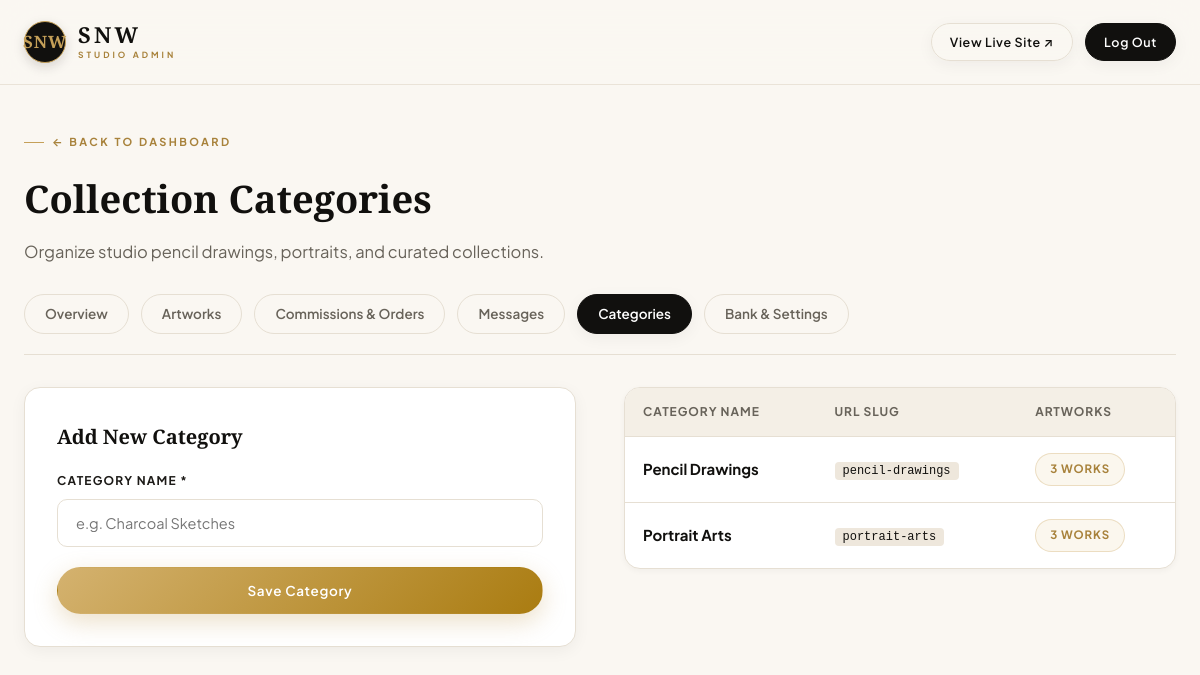
The app's page /admin/categories.php (signed in) with its own data.
### tables this page shows
CREATE TABLE categories (
    id INT UNSIGNED AUTO_INCREMENT PRIMARY KEY,
    name VARCHAR(100) NOT NULL UNIQUE,
    slug VARCHAR(120) NOT NULL UNIQUE,
    created_at TIMESTAMP DEFAULT CURRENT_TIMESTAMP
);

### config/helpers.php (called while the page is built, shortened)
<?php
function e(?string $value): string { return htmlspecialchars($value ?? '', ENT_QUOTES, 'UTF-8'); }
function url(string $path = ''): string { return rtrim(BASE_URL, '/') . '/' . ltrim($path, '/'); }

### config/database.php (called while the page is built, shortened)
<?php
function db(): PDO
{
    static $pdo = null;
    if ($pdo instanceof PDO) return $pdo;
    $dsn = 'mysql:host=' . DB_HOST . ';dbname=' . DB_NAME . ';charset=utf8mb4';
    try {
        $pdo = new PDO($dsn, DB_USER, DB_PASS, [
            PDO::ATTR_ERRMODE => PDO::ERRMODE_EXCEPTION,
            PDO::ATTR_DEFAULT_FETCH_MODE => PDO::FETCH_ASSOC,
            PDO::ATTR_EMULATE_PREPARES => false,
        ]);
    } catch (PDOException $e) {
        http_response_code(500);
        die('<strong>Database connection failed:</strong><br><br><em>Details: ' . htmlspecialchars($e->getMessage()) . ' (Host: ' . htmlspecialchars(DB_HOST) . ', DB: ' . htmlspecialchars(DB_NAME) . ', User: ' . htmlspecialchars(DB_USER) . ')</em>');
    }
    return $pdo;
}

### admin/categories.php (the view, shortened to what this page needs)
<?php
$categories = db()->query('SELECT c.*, COUNT(a.id) artwork_count FROM categories c LEFT JOIN artworks a ON a.category_id=c.id GROUP BY c.id ORDER BY c.name')->fetchAll();
?>
<!doctype html>
<html lang="en">
<head>
<link href="<?= url('assets/css/style.css') ?>?v=3.1" rel="stylesheet">
</head>
<body style="background: var(--cream);">
<header class="site-header">
  <div class="container nav-wrap">
    <a class="brand" href="<?= url('admin/index.php') ?>">
      <div class="brand-monogram">SNW</div>
      <div class="brand-text">
        <span>SNW</span>
        <small>STUDIO ADMIN</small>
      </div>
    </a>
    <div style="display: flex; gap: 12px; align-items: center;">
      <a class="button light" href="<?= url('index.php') ?>" target="_blank" style="padding: 8px 18px; font-size: 12.5px;">View Live Site &nearr;</a>
      <a class="button" href="<?= url('admin/logout.php') ?>" style="padding: 8px 18px; font-size: 12.5px;">Log Out</a>
    </div>
  </div>
</header>
<main class="container" style="padding: 40px 0 80px;">
  <div style="margin-bottom: 28px;">
    <p class="eyebrow"><a href="<?= url('admin/index.php') ?>" style="color:var(--gold-dark);">&larr; Back to Dashboard</a></p>
    <h1 style="font-family: var(--font-serif); font-size: 38px; font-weight: 600; margin: 4px 0 8px; color: var(--ink);">
      Collection Categories
    </h1>
    <p class="lead">Organize studio pencil drawings, portraits, and curated collections.</p>
  </div>
  <nav class="filters" style="margin-bottom: 32px;">
    <a href="<?= url('admin/index.php') ?>">Overview</a>
    <a href="<?= url('admin/artworks.php') ?>">Artworks</a>
    <a href="<?= url('admin/orders.php') ?>">Commissions &amp; Orders</a>
    <a href="<?= url('admin/messages.php') ?>">Messages</a>
    <a href="<?= url('admin/categories.php') ?>" class="active">Categories</a>
    <a href="<?= url('admin/settings.php') ?>">Bank &amp; Settings</a>
  </nav>
  <div class="split" style="align-items: start; gap: 48px;">
    <div class="notice" style="background: var(--paper); border: 1.5px solid var(--line); border-radius: var(--radius-md); padding: 32px; box-shadow: var(--shadow-sm); width: 100%;">
      <h3 style="font-family: var(--font-serif); font-size: 20px; margin-bottom: 18px;">Add New Category</h3>
      <form method="post">
        <div class="field" style="margin-bottom: 20px;">
          <label>Category Name *</label>
          <input type="text" name="name" required placeholder="e.g. Charcoal Sketches">
        </div>
        <button class="button gold" type="submit" style="width: 100%;">
          <span>Save Category</span>
        </button>
      </form>
    </div>
    <div style="width: 100%;">
      <table class="admin-table">
        <thead>
          <tr>
            <th>Category Name</th>
            <th>URL Slug</th>
            <th>Artworks</th>
          </tr>
        </thead>
        <tbody>
          <?php foreach ($categories as $cat): ?>
            <tr>
              <td><strong style="font-size: 15px;"><?= e($cat['name']) ?></strong></td>
              <td><code style="background:var(--cream-subtle);padding:2px 8px;border-radius:4px;font-size:12px;"><?= e($cat['slug']) ?></code></td>
              <td><span class="badge-pill" style="margin:0;"><?= e((string)$cat['artwork_count']) ?> works</span></td>
            </tr>
          <?php endforeach; ?>
        </tbody>
      </table>
    </div>
  </div>
</main>
</body>
</html>

### records on screen
categories: name "Pencil Drawings", slug "pencil-drawings", artwork_count "3"
categories: name "Portrait Arts", slug "portrait-arts", artwork_count "3"
